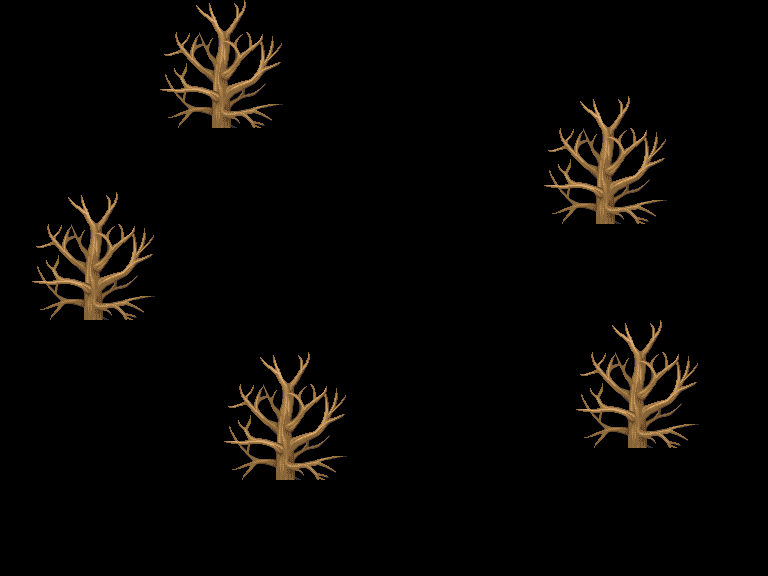

A level layout from a 2D game, rendered from its tile map. Below: a short description, then the map file with tile-grid data replaced by summaries:
An orthogonal 24x18 tile map with 32x32 px tiles, 3 tile layers (Tile Layer 4, Tile Layer 5, Tile Layer 6), 3 hidden layers not drawn, 2 tilesets and 24 objects (15x wall, 6x dialog, 2x event, player).

<map version="1.0" tiledversion="1.0.2" orientation="orthogonal" renderorder="right-down" width="24" height="18" tilewidth="32" tileheight="32" nextobjectid="29">
 <tileset firstgid="1" source="base colors.tsx" />
 <tileset firstgid="101" source="RPGmakerXPMegaTileset_Edited.tsx" />
 <layer name="Tile Layer 1" width="24" height="18" visible="0">
  <data>[432 cells, 432 non-empty, 2 distinct tile ids]</data>
 </layer>
 <layer name="Tile Layer 2" width="24" height="18" visible="0">
  <data>[432 cells, 275 non-empty, 53 distinct tile ids]</data>
 </layer>
 <layer name="Tile Layer 3" width="24" height="18" visible="0">
  <data>[432 cells, 100 non-empty, 20 distinct tile ids]</data>
 </layer>
 <layer name="Tile Layer 4" width="24" height="18">
  <data>[432 cells, 80 non-empty, 16 distinct tile ids]</data>
 </layer>
 <layer name="Tile Layer 5" width="24" height="18">
  <data>[432 cells, 0 non-empty, 0 distinct tile ids]</data>
 </layer>
 <layer name="Tile Layer 6" width="24" height="18">
  <data>[432 cells, 0 non-empty, 0 distinct tile ids]</data>
 </layer>
 <objectgroup name="Object Layer 1" visible="0">
  <object id="2" name="player" type="player" x="384" y="256" width="32" height="32" />
  <object id="3" name="wall" type="wall" x="289" y="11" width="98" height="221" />
  <object id="4" name="wall" type="wall" x="413" y="35" width="35" height="197" />
  <object id="5" name="wall" type="wall" x="387" y="11" width="26" height="193" />
  <object id="6" name="event" type="event" x="387" y="204" width="26" height="14">
   <properties>
    <property name="destination" value="home_interior" />
   </properties>
  </object>
  <object id="7" name="wall" type="wall" x="276" y="479" width="19" height="3" />
  <object id="10" name="wall" type="wall" x="84" y="317" width="19" height="3" />
  <object id="11" name="wall" type="wall" x="212" y="122" width="19" height="3" />
  <object id="12" name="wall" type="wall" x="596" y="223" width="19" height="3" />
  <object id="13" name="wall" type="wall" x="628" y="447" width="19" height="3" />
  <object id="14" name="event" type="event" x="386" y="567" width="125" height="9">
   <properties>
    <property name="destination" value="cross_roads" />
   </properties>
  </object>
  <object id="15" name="wall" type="wall" x="35" y="532" width="351" height="44" />
  <object id="16" name="wall" type="wall" x="23" y="160" width="12" height="416" />
  <object id="17" name="wall" type="wall" x="35" y="108" width="61" height="68" />
  <object id="18" name="wall" type="wall" x="96" y="0" width="64" height="112" />
  <object id="19" name="wall" type="wall" x="544" y="0" width="160" height="174" />
  <object id="20" name="wall" type="wall" x="704" y="160" width="13" height="372" />
  <object id="21" name="wall" type="wall" x="511" y="532" width="206" height="44" />
  <object id="22" name="dialog" type="dialog" x="254" y="466" width="61" height="49">
   <properties>
    <property name="dialog1" value="" />
    <property name="dialog2" value="" />
    <property name="dialog3" value="Ever since she left things" />
    <property name="dialog4" value="just stopped growing" />
    <property name="dialog5" value="" />
    <property name="dialog6" value="" />
    <property name="dialog7" value="" />
    <property name="dialog8" value="" />
   </properties>
  </object>
  <object id="23" name="dialog" type="dialog" x="63" y="304" width="61" height="49">
   <properties>
    <property name="dialog1" value="" />
    <property name="dialog2" value="" />
    <property name="dialog3" value="Ever since she left things" />
    <property name="dialog4" value="just stopped growing" />
    <property name="dialog5" value="" />
    <property name="dialog6" value="" />
    <property name="dialog7" value="" />
    <property name="dialog8" value="" />
   </properties>
  </object>
  <object id="24" name="dialog" type="dialog" x="190" y="112" width="61" height="49">
   <properties>
    <property name="dialog1" value="" />
    <property name="dialog2" value="" />
    <property name="dialog3" value="Ever since she left things" />
    <property name="dialog4" value="just stopped growing" />
    <property name="dialog5" value="" />
    <property name="dialog6" value="" />
    <property name="dialog7" value="" />
    <property name="dialog8" value="" />
   </properties>
  </object>
  <object id="25" name="dialog" type="dialog" x="574" y="208" width="61" height="49">
   <properties>
    <property name="dialog1" value="" />
    <property name="dialog2" value="" />
    <property name="dialog3" value="Ever since she left things" />
    <property name="dialog4" value="just stopped growing" />
    <property name="dialog5" value="" />
    <property name="dialog6" value="" />
    <property name="dialog7" value="" />
    <property name="dialog8" value="" />
   </properties>
  </object>
  <object id="26" name="dialog" type="dialog" x="608" y="430" width="61" height="49">
   <properties>
    <property name="dialog1" value="" />
    <property name="dialog2" value="" />
    <property name="dialog3" value="Ever since she left things" />
    <property name="dialog4" value="just stopped growing" />
    <property name="dialog5" value="" />
    <property name="dialog6" value="" />
    <property name="dialog7" value="" />
    <property name="dialog8" value="" />
   </properties>
  </object>
  <object id="28" name="dialog" type="dialog" x="274" y="4" width="189" height="252">
   <properties>
    <property name="dialog1" value="" />
    <property name="dialog2" value="" />
    <property name="dialog3" value="Home its not much but" />
    <property name="dialog4" value="its home" />
    <property name="dialog5" value="" />
    <property name="dialog6" value="" />
    <property name="dialog7" value="" />
    <property name="dialog8" value="" />
   </properties>
  </object>
 </objectgroup>
</map>
